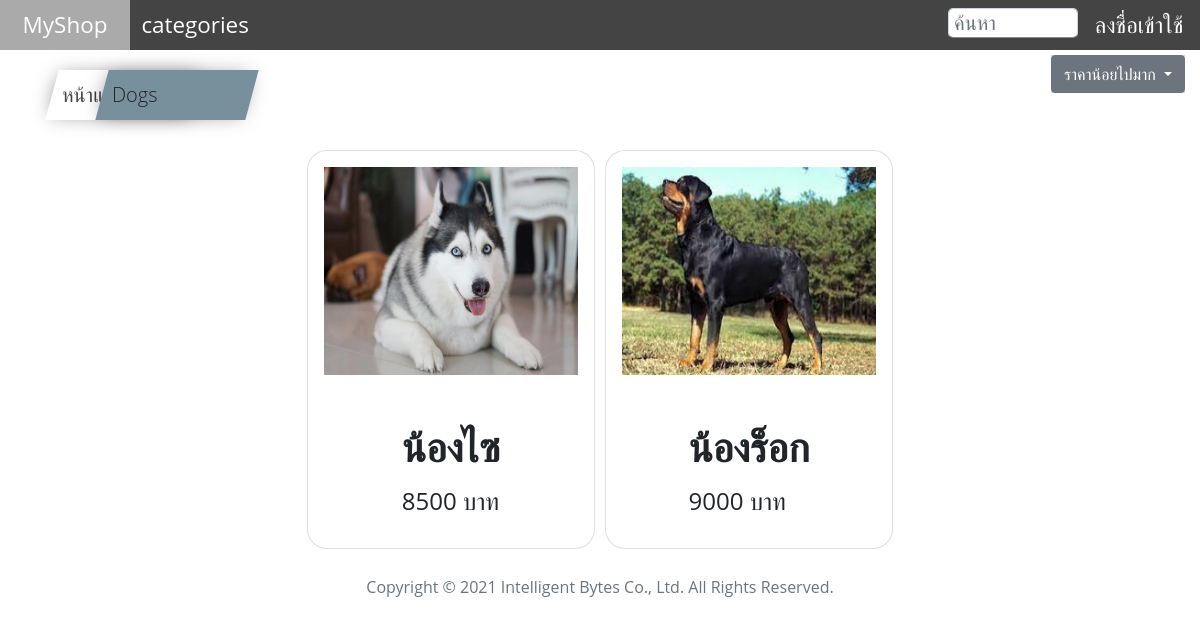
The app's page /products/8/ with its own data.
### myshop/models.py (models this page shows, shortened)
class Product(models.Model):
    prod_name = models.CharField(max_length=250)
    prod_category = models.ForeignKey(
        Category,  default=None, blank=True, null=True, on_delete=models.CASCADE)
    prod_detail = models.TextField(max_length=255, null=True, blank=True)
    prod_price = models.FloatField(default=0)
    prod_recommend = models.BooleanField(default=False)
    prod_status = models.BooleanField(default=False)
    prod_created = models.DateTimeField(auto_now_add=True)
    prod_updated = models.DateTimeField(auto_now=True)
    class Meta:
        verbose_name_plural = 'Product'

class Category(models.Model):
    cat_name = models.CharField(max_length=100)
    cat_image = models.FileField(
        upload_to='Categories', null=True, blank=True)
    cat_detail = models.TextField(null=True, blank=True, max_length=255,)
    cat_status = models.BooleanField(default=False)
    class Meta:
        verbose_name_plural = 'Category'
    def show_image(self):
        if self.cat_image:
            return format_html('<img src="' + self.cat_image.url + '" height="100px">')
        return ''
    show_image.allow_tags = True

class ImagesProduct(models.Model):
    prod_id = models.ForeignKey(
        Product, default=None, on_delete=models.CASCADE)
    images = models.FileField(upload_to='Products')
    def show_image_product(self):
        if self.images:
            return format_html('<img src="' + self.images.url + '" height="100px">')
        return ''
    show_image_product.allow_tags = True

### myshop/views.py (the view)
# urls.py: path('products/<int:pk>/', views.productspk, name='productspk'),
def productspk(request, pk):
    cate = Category.objects.all()
    prods = Product.objects.filter(
        prod_category=pk, prod_status=True).order_by('prod_price')
    return render(request, 'products.html',
                  {'categories': cate, 'products': prods, 'showBread': True})

### myshop/templatetags/my_tag.py (called while the page is built)
def getOneImgProdID(prod_id):
    img = ImagesProduct.objects.filter(prod_id=prod_id).first()
    return img.images.url

def getCatFromProducts(lsProduct):
    return lsProduct[0].prod_category.cat_name

### static/templates/products.html (shortened to what this page needs)
{% extends 'base/base.html' %}
{% load static %}
{% load my_tag %}
{% block breadcrumbs %}
{% if showBread %}
<li><a href="{% url 'products' %}">หน้าแรก</a></li>
<li><a>{{products|getCatFromProducts}}</a></li>
{% endif %}
{% endblock breadcrumbs %}
{% block content %}
<link rel="stylesheet" href="{% static 'products.css' %}">
<div class="container-fluid">
  <div class="dropdown sort">
    <button class="btn btn-secondary dropdown-toggle" type="button"
      id="sort" data-bs-toggle="dropdown"
      aria-expanded="false">
      ราคาน้อยไปมาก
    </button>
  </div>
  <div class="row row-cols-auto justify-content-center" id="mylist">
    {% if products %}
    {% for prod in products %}
    <div class="col align-content-center cardProd"
      data-sort="{{prod.prod_price}}" onclick="elClick(this)"
      data-path="{% url 'productdetail' prod.id %}">
      <div class="card" style="width: 18rem;">
        <img src="{{prod.id|getOneImgProdID}}" class="card-img-top p-3"
          style="height:15em">
        <div class="card-body">
          <p class="card-text">
            <h1 class="text-center"><b><p class="name"
                  data-prodName="{{prod.prod_name}}">{{prod.prod_name}}</p></b></h1>
            <h4><p id="price">{{prod.prod_price|floatformat:'g'}}<span>
                  บาท</span></p></h4>
          </p>
        </div>
      </div>
    </div>
    {% endfor %}
    {% else %}
    <a class="text-black-50 text-lg-center">ไม่พบสินค้า</a>
    {% endif %}
  </div>
</div>
{% endblock content %}

### static/css/navbar.css (style rules this page uses)
body { margin: 0; padding: 0; }

### static/css/breadcrumbs.css (style rules this page uses)
* { margin: 0px auto; padding: 0px; list-style: none; font-family: 'Open Sans'; }
.cont_breadcrumbs_1 > ul > li { position: relative; float: left; transform: skewX(-15deg); background-color: #fff; box-shadow: -2px 0px 20px -6px rgba(0,0,0,0.5); z-index: 9; width: 150px; margin-left: -100px; transition: all 0.5s; }
.cont_breadcrumbs_1 > ul > li > a { display: block; padding: 10px; font-size: 20px; transform: skewX(15deg); text-decoration:none; color: #444; font-weight: 300; }
.cont_breadcrumbs_1 > ul > li:first-child { margin-left: 0px; }
.cont_breadcrumbs_1 > ul > li:last-child { background-color: #78909C; }

### static/css/products.css (style rules this page uses)
.card { border-radius: 20px; }
.sort { margin: 5px 15px; position: absolute; right: 0; background: #dbdbdb; }
.cardProd { margin: 10px 5px; padding: 0; }

### records on screen
Product: prod_category.cat_name "Dogs", id|getOneImgProdID (picture), prod_name "น้องไซ", prod_price "8500"
Product: id|getOneImgProdID (picture), prod_name "น้องร็อก", prod_price "9000"
